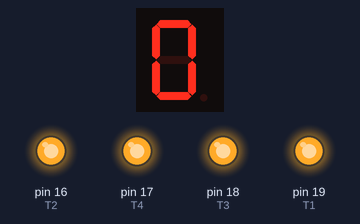
Simulated run of this sketch. Board: Arduino Uno, built with avr-gcc and run on an emulated ATmega328P. Shown: 1-digit seven-segment display, output pins drawn as LEDs (lit = HIGH). Wiring (inferred from the names in the program): 1-digit 7-segment display, segments lit when LOW: segments pin 11, pin 10, pin 9, pin 8, pin 7, pin 6, pin 3, pin 2. The segment pins are drawn as the display they are named for; pins used as bus, display or sensor lines are not drawn.

Above: at 0.1 s.
At 5.1 s:
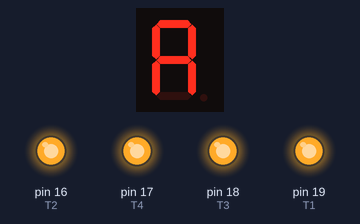
At 6.1 s:
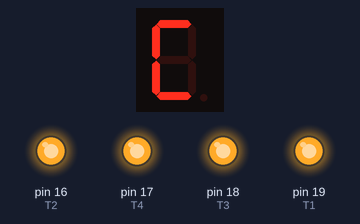
At 6.6 s:
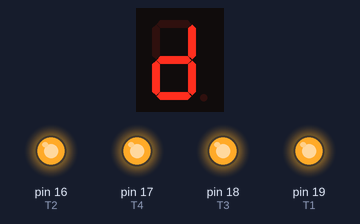
At 7.1 s:
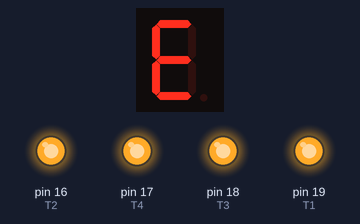
At 7.6 s:
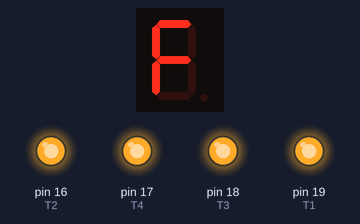

Measured:
- by itself, everything shown: repeats every 8.0 s, in 16 steps
- what the display in image 1 shows lasts 0.5 s, from 5.0 s to 5.5 s

The sketch:

7_SEGMENT.ino
```cpp
#define T1 19
#define T2 16
#define T3 18
#define T4 17

#define A 11
#define B 10
#define C 9
#define D 8
#define E 7
#define F 6
#define G 3
#define DP 2
void setup()
{
  // set pin modes
  pinMode(T1, OUTPUT);
  pinMode(T2, OUTPUT);
  pinMode(T3, OUTPUT);
  pinMode(T4, OUTPUT);

  pinMode(A, OUTPUT);
  pinMode(B, OUTPUT);
  pinMode(C, OUTPUT);
  pinMode(D, OUTPUT);
  pinMode(E, OUTPUT);
  pinMode(F, OUTPUT);
  pinMode(G, OUTPUT);
  pinMode(DP, OUTPUT);

  digitalWrite(T1, HIGH);
  digitalWrite(T2, HIGH);
  digitalWrite(T3, HIGH);
  digitalWrite(T4, HIGH);

  digitalWrite(A, HIGH);
  digitalWrite(B, HIGH);
  digitalWrite(C, HIGH);
  digitalWrite(D, HIGH);
  digitalWrite(E, HIGH);
  digitalWrite(F, HIGH);
  digitalWrite(G, HIGH);
  digitalWrite(DP, HIGH);
}

void loop()
{
  //ZERO
  digitalWrite(A, LOW);
  digitalWrite(B, LOW);
  digitalWrite(C, LOW);
  digitalWrite(D, LOW);
  digitalWrite(E, LOW);
  digitalWrite(F, LOW);
  digitalWrite(G, HIGH);
  delay(500);
  //ONE
  digitalWrite(A, HIGH);
  digitalWrite(B, LOW);
  digitalWrite(C, LOW);
  digitalWrite(D, HIGH);
  digitalWrite(E, HIGH);
  digitalWrite(F, HIGH);
  digitalWrite(G, HIGH);
  delay(500);
  //TWO
  digitalWrite(A, LOW);
  digitalWrite(B, LOW);
  digitalWrite(C, HIGH);
  digitalWrite(D, LOW);
  digitalWrite(E, LOW);
  digitalWrite(F, HIGH);
  digitalWrite(G, LOW);
  delay(500);
  //THREE
  digitalWrite(A, LOW);
  digitalWrite(B, LOW);
  digitalWrite(C, LOW);
  digitalWrite(D, LOW);
  digitalWrite(E, HIGH);
  digitalWrite(F, HIGH);
  digitalWrite(G, LOW);
  delay(500);
  //FOUR
  digitalWrite(A, HIGH);
  digitalWrite(B, LOW);
  digitalWrite(C, LOW);
  digitalWrite(D, HIGH);
  digitalWrite(E, HIGH);
  digitalWrite(F, LOW);
  digitalWrite(G, LOW);
  delay(500);
  //FIVE
  digitalWrite(A, LOW);
  digitalWrite(B, HIGH);
  digitalWrite(C, LOW);
  digitalWrite(D, LOW);
  digitalWrite(E, HIGH);
  digitalWrite(F, LOW);
  digitalWrite(G, LOW);
  delay(500);
  //SIX
  digitalWrite(A, LOW);
  digitalWrite(B, HIGH);
  digitalWrite(C, LOW);
  digitalWrite(D, LOW);
  digitalWrite(E, LOW);
  digitalWrite(F, LOW);
  digitalWrite(G, LOW);
  delay(500);
  //SEVEN
  digitalWrite(A, LOW);
  digitalWrite(B, LOW);
  digitalWrite(C, LOW);
  digitalWrite(D, HIGH);
  digitalWrite(E, HIGH);
  digitalWrite(F, HIGH);
  digitalWrite(G, HIGH);
  delay(500);
  //EIGHT
  digitalWrite(A, LOW);
  digitalWrite(B, LOW);
  digitalWrite(C, LOW);
  digitalWrite(D, LOW);
  digitalWrite(E, LOW);
  digitalWrite(F, LOW);
  digitalWrite(G, LOW);
  delay(500);
  //NINE
  digitalWrite(A, LOW);
  digitalWrite(B, LOW);
  digitalWrite(C, LOW);
  digitalWrite(D, LOW);
  digitalWrite(E, HIGH);
  digitalWrite(F, LOW);
  digitalWrite(G, LOW);
  delay(500);
  //A
  digitalWrite(A, LOW);
  digitalWrite(B, LOW);
  digitalWrite(C, LOW);
  digitalWrite(D, HIGH);
  digitalWrite(E, LOW);
  digitalWrite(F, LOW);
  digitalWrite(G, LOW);
  delay(500);
  //B
  digitalWrite(A, HIGH);
  digitalWrite(B, HIGH);
  digitalWrite(C, LOW);
  digitalWrite(D, LOW);
  digitalWrite(E, LOW);
  digitalWrite(F, LOW);
  digitalWrite(G, LOW);
  delay(500);
  //C
  digitalWrite(A, LOW);
  digitalWrite(B, HIGH);
  digitalWrite(C, HIGH);
  digitalWrite(D, LOW);
  digitalWrite(E, LOW);
  digitalWrite(F, LOW);
  digitalWrite(G, HIGH);
  delay(500);
  //D
  digitalWrite(A, HIGH);
  digitalWrite(B, LOW);
  digitalWrite(C, LOW);
  digitalWrite(D, LOW);
  digitalWrite(E, LOW);
  digitalWrite(F, HIGH);
  digitalWrite(G, LOW);
  delay(500);
  //E
  digitalWrite(A, LOW);
  digitalWrite(B, HIGH);
  digitalWrite(C, HIGH);
  digitalWrite(D, LOW);
  digitalWrite(E, LOW);
  digitalWrite(F, LOW);
  digitalWrite(G, LOW);
  delay(500);
  //F
  digitalWrite(A, LOW);
  digitalWrite(B, HIGH);
  digitalWrite(C, HIGH);
  digitalWrite(D, HIGH);
  digitalWrite(E, LOW);
  digitalWrite(F, LOW);
  digitalWrite(G, LOW);
  delay(500);
}
```
